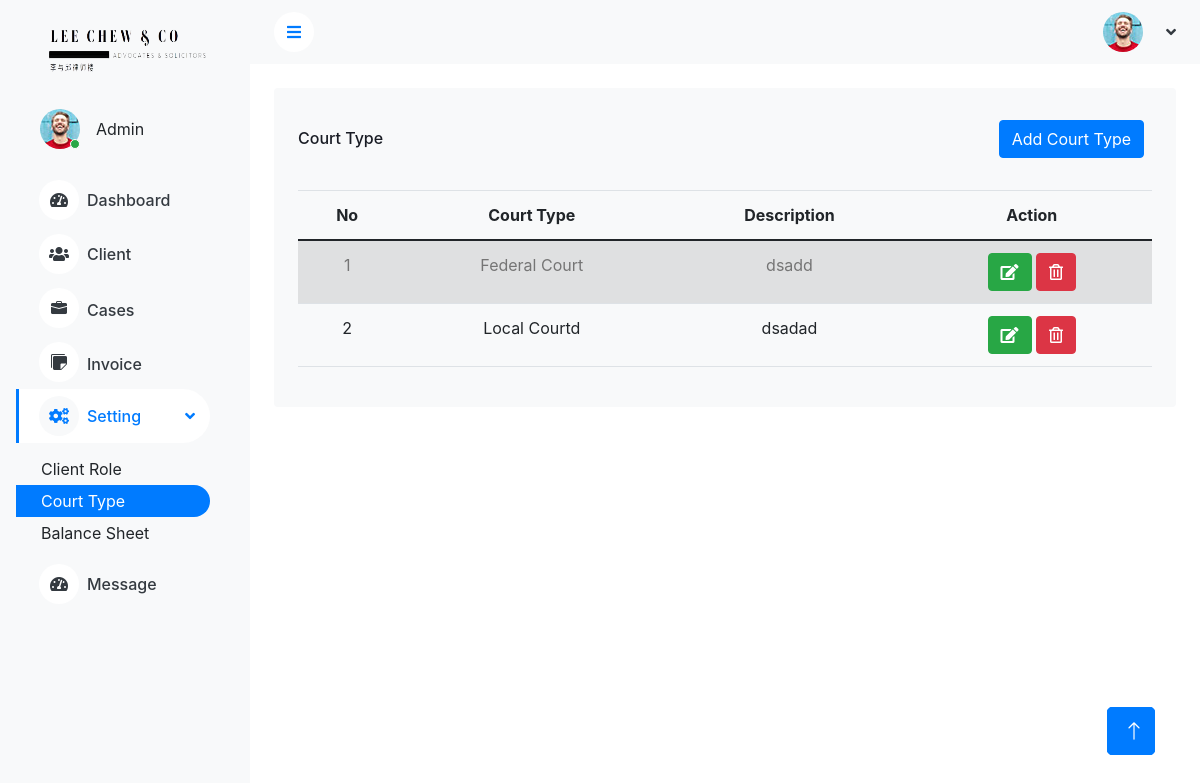
/court_type/, run on an earlier commit of the app's database.
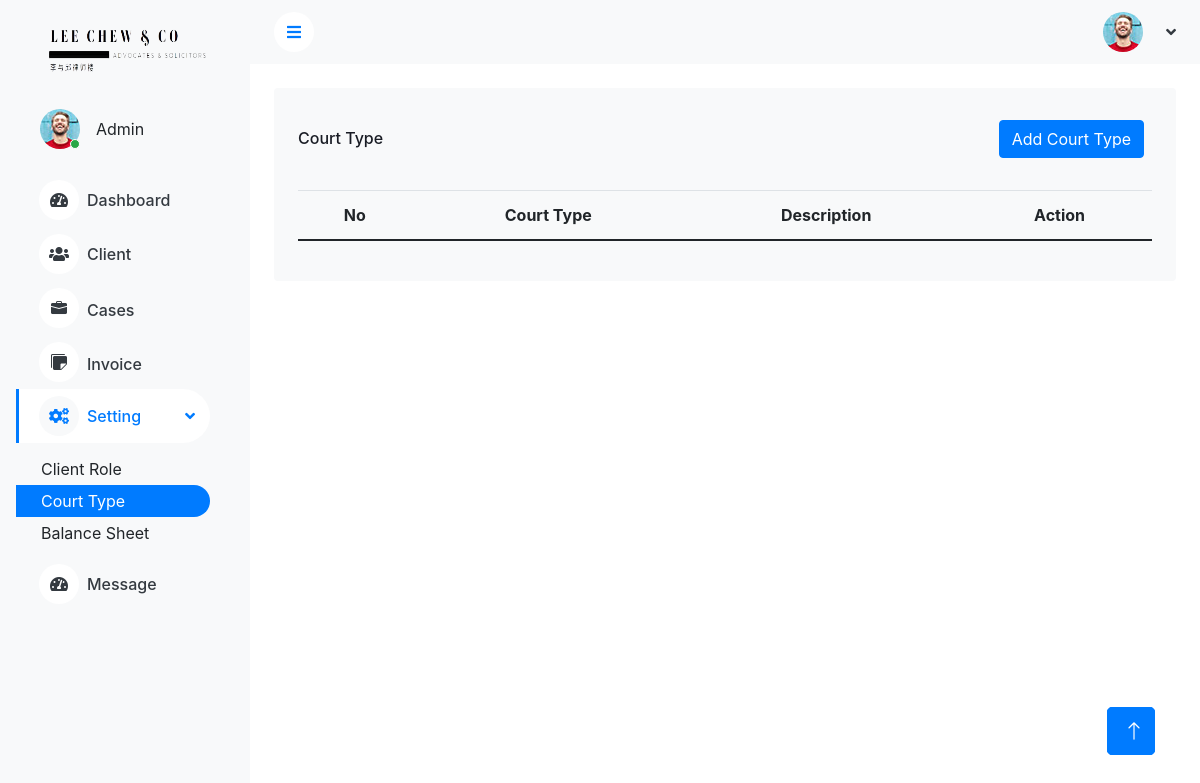
And on a later commit of the database.
### myadmin/models.py (models this page shows, shortened)
class CourtType(models.Model):
    created_at = models.DateTimeField(auto_now_add=True)
    court_type = models.CharField(max_length=100)
    court_description = models.CharField(max_length=500, blank=True)
    uniqueId = models.CharField(null=True, blank=True, max_length=100)
    slug = models.SlugField(max_length=500, unique=True, blank=True, null=True)
    date_created = models.DateTimeField(blank=True, null=True)
    last_updated = models.DateTimeField(blank=True, null=True)

### myadmin/views.py (the view)
# urls.py: path("court_type/", views.court_type, name="court_type"),
def court_type(request):
    records = CourtType.objects.all()
    is_add = request.session.pop("is_add", False)
    is_update = request.session.pop("is_update", False)
    context = {
        "records": records,
        "is_add": is_add,
        "is_update": is_update,
    }
    return render(request, "main/setting/court_type.html", context)

### myadmin/templates/main/setting/court_type.html (shortened to what this page needs)
 {% extends "navigation/base.html" %} {% block content %} {% load static %}
<div class="container-fluid pt-4 px-4">
    <div class="bg-light text-center rounded p-4">
        <div class="d-flex align-items-center justify-content-between mb-4">
            <h6 class="mb-0">Court Type</h6>
            <button type="button" class="btn btn-primary w-30 m-2" data-bs-toggle="modal" data-bs-target="#addCourtTypeModal">
                            Add Court Type
                          </button>
        </div>
        <div class="table-responsive">
            <table id="clientTable" class="table table-striped table-hover">
                <thead>
                    <tr>
                        <th scope="col">No</th>
                        <th scope="col">Court Type</th>
                        <th scope="col">Description</th>
                        <th scope="col">Action</th>
                    </tr>
                </thead>
                <tbody>
                    {% if records %} {% for record in records %}
                    <tr>
                        <td>{{ forloop.counter }}</td>
                        <td>{{ record.court_type }}</td>
                        <td>{{ record.court_description }}</td>
                        <td>
                            <button type="submit" class="btn btn-success edit-button" data-record-id="{{ record.id }}" data-bs-toggle="modal" data-bs-target="#updateCourtTypeModal{{record.id}}">
                                            <i class="fas fa-edit"></i>
                                        </button>
                            <button type="button" class="btn btn-danger delete-button" data-record-id="{{ record.id }}" data-bs-toggle="modal" data-bs-target="#deleteConfirmationModal">
                                            <i class="far fa-trash-alt"></i>
                                        </button>
                    </tr>
                    {% endfor %} {% endif %}
                </tbody>
            </table>
        </div>
    </div>
</div>
<a href="# " class="btn btn-lg btn-primary btn-lg-square back-to-top "></a>
</div>
</body>
</html>
{%endblock%}

What changed in the data, as far as the page shows it:
removed CourtType: court_type "Federal Court", court_description "dsadd"
removed CourtType: court_type "Local Courtd", court_description "dsadad"
